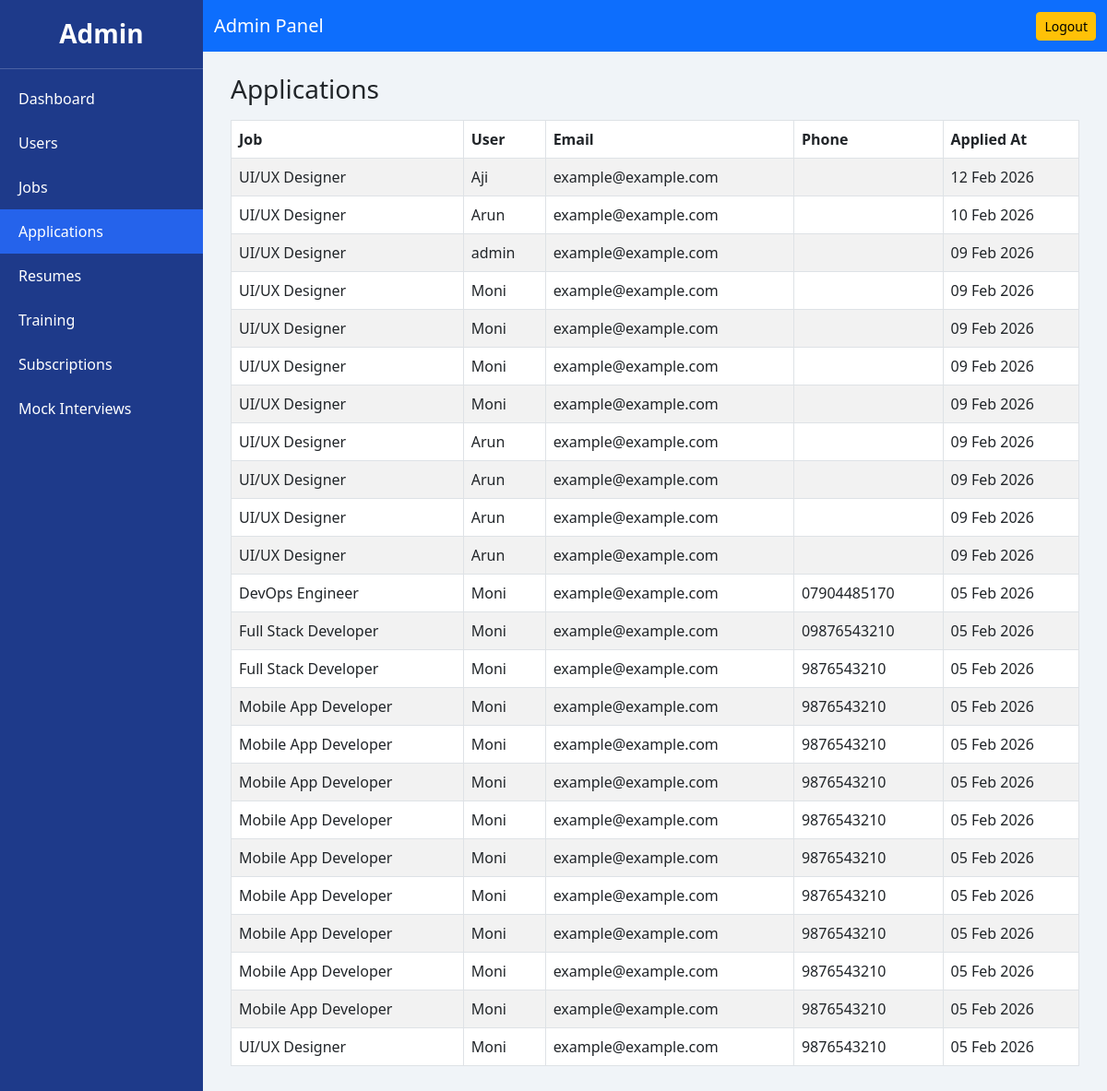
Page /admin-dashboard/applications/ on the earlier database version.
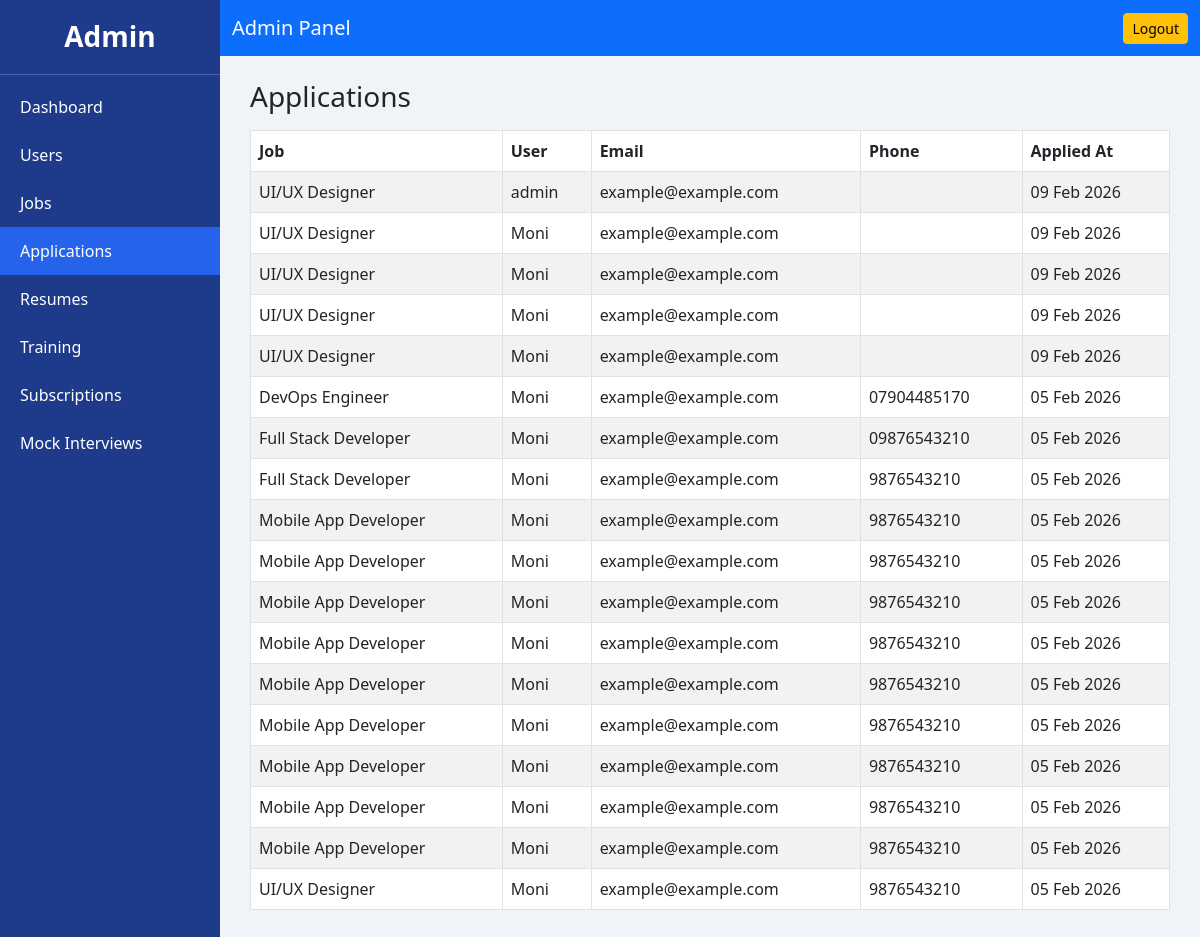
Same page on the later database version.
### jobs/models.py (models this page shows, shortened)
class JobApplication(models.Model):
    job = models.ForeignKey(Job, on_delete=models.CASCADE)
    user = models.ForeignKey(
    settings.AUTH_USER_MODEL,
    on_delete=models.CASCADE
)
    full_name = models.CharField(max_length=100)
    email = models.EmailField(default='example@example.com')
    phone = models.CharField(max_length=15)
    resume = models.FileField(upload_to='resumes/')
    cover_letter = models.TextField(blank=True)
    applied_at = models.DateTimeField(auto_now_add=True)

class Job(models.Model):
    title = models.CharField(max_length=200)
    company = models.CharField(max_length=100)
    location = models.CharField(max_length=100)
    experience = models.CharField(max_length=50)
    description = models.TextField()
    FULL_TIME = 'FT'
    PART_TIME = 'PT'
    INTERNSHIP = 'IN'
    WORKING_SCHEDULE_CHOICES = [
        (FULL_TIME, 'Full Time'),
        (PART_TIME, 'Part Time'),
        (INTERNSHIP, 'Internship'),
    ]
    working_schedule = models.CharField(
        max_length=2,
        choices=WORKING_SCHEDULE_CHOICES,
        default=FULL_TIME
    )
    REMOTE = 'RM'
    HYBRID = 'HY'
    ONSITE = 'ON'
    WORK_TYPE_CHOICES = [
        (REMOTE, 'Remote'),
        (HYBRID, 'Hybrid'),
        (ONSITE, 'Onsite'),
    ]
    work_type = models.CharField(
        max_length=2,
        choices=WORK_TYPE_CHOICES,
        default=ONSITE
    )
    salary = models.CharField(max_length=100, null=True, blank=True)
    posted_by = models.ForeignKey(
        settings.AUTH_USER_MODEL,
        on_delete=models.CASCADE,
        related_name='jobs_posted'
    )
    created_at = models.DateTimeField(auto_now_add=True)

### accounts/models.py (models this page shows)
class User(AbstractUser):
    USER_TYPE = (
        ('free', 'Free'),
        ('pro', 'Pro'),
        ('pro_plus', 'Pro Plus'),
        ('consultant', 'Consultant'),
        ('admin', 'Admin'),
        ('trainee','Trainee'),
    )
    user_type = models.CharField(
        max_length=15,
        choices=USER_TYPE,
        default='free'
    )
    pro_subscription_active = models.BooleanField(default=False)
    whatsapp_number = models.CharField(max_length=15, blank=True, null=True)

### dashboard/views.py (the view, shortened to what this page needs)
# urls.py: path('', views.admin_dashboard, name='admin_dashboard'),
def admin_dashboard(request, section=None):
    total_users = User.objects.count()
    total_jobs = Job.objects.count()
    total_applications = JobApplication.objects.count()
    total_resumes = Resumed.objects.count()
    total_courses = TrainingCourse.objects.count()
    total_revenue = Subscription.objects.aggregate(Sum('amount_paid'))['amount_paid__sum'] or 0
    total_notifications = UserNotification.objects.filter(read=False).count()
    recent_users = User.objects.order_by('-date_joined')[:5]
    recent_applications = JobApplication.objects.order_by('-applied_at')[:5]
    recent_resumes = Resumed.objects.order_by('-created_at')[:5]
    recent_enrollments = Enrollment.objects.order_by('-created_at')[:5]
    users_per_month = (
        User.objects.extra(select={'month': "strftime('%%m', date_joined)"})
        .values('month')
        .annotate(count=Count('id'))
        .order_by('month')
    )
    months = [u['month'] for u in users_per_month]
    user_counts = [u['count'] for u in users_per_month]
    revenue_per_month = (
        Subscription.objects.extra(select={'month': "strftime('%%m', created_at)"})
        .values('month')
        .annotate(total=Sum('amount_paid'))
        .order_by('month')
    )
    revenue_months = [r['month'] for r in revenue_per_month]
    revenue_values = [r['total'] or 0 for r in revenue_per_month]
    section_data = {}
    if section == 'users':
        section_data['items'] = User.objects.order_by('-date_joined')
    elif section == 'jobs':
        section_data['items'] = Job.objects.order_by('-created_at')
    elif section == 'applications':
        section_data['items'] = JobApplication.objects.order_by('-applied_at')
    elif section == 'resumes':
        section_data['items'] = Resumed.objects.order_by('-created_at')
    elif section == 'training':
        section_data['items'] = TrainingCourse.objects.order_by('-id')
    elif section == 'subscriptions':
        section_data['items'] = Subscription.objects.order_by('-created_at')
    context = {
        'total_users': total_users,
        'total_jobs': total_jobs,
        'total_applications': total_applications,
        'total_resumes': total_resumes,
        'total_courses': total_courses,
        'total_revenue': total_revenue,
        'total_notifications': total_notifications,
        'months': months,
        'user_counts': user_counts,
        'revenue_months': revenue_months,
        'revenue_values': revenue_values,
        'section': section,
        'section_data': section_data
    }
    return render(request, 'dashboard/admin_dashboard.html', context)

### dashboard/templates/dashboard/admin_dashboard.html (shortened to what this page needs)
{% load static %}
<!DOCTYPE html>
<html lang="en">
<head>
    <link href="https://cdn.jsdelivr.net/npm/bootstrap@5.3.0/dist/css/bootstrap.min.css" rel="stylesheet">
    <link href="https://cdn.jsdelivr.net/npm/bootstrap-icons@1.10.5/font/bootstrap-icons.css" rel="stylesheet">
</head>
<body>
<div class="sidebar d-flex flex-column">
    <h3>Admin</h3>
    <a href="{% url 'admin_dashboard' %}" class="{% if not section %}active{% endif %}">Dashboard</a>
    <a href="{% url 'admin_dashboard_section' 'users' %}" class="{% if section == 'users' %}active{% endif %}">Users</a>
    <a href="{% url 'admin_dashboard_section' 'jobs' %}" class="{% if section == 'jobs' %}active{% endif %}">Jobs</a>
    <a href="{% url 'admin_dashboard_section' 'applications' %}" class="{% if section == 'applications' %}active{% endif %}">Applications</a>
    <a href="{% url 'admin_dashboard_section' 'resumes' %}" class="{% if section == 'resumes' %}active{% endif %}">Resumes</a>
    <a href="{% url 'admin_dashboard_section' 'training' %}" class="{% if section == 'training' %}active{% endif %}">Training</a>
    <a href="{% url 'admin_dashboard_section' 'subscriptions' %}" class="{% if section == 'subscriptions' %}active{% endif %}">Subscriptions</a>
    <a href="{% url 'admin_dashboard_section' 'mock_interviews' %}" class="{% if section == 'mock_interviews' %}active{% endif %}">Mock Interviews</a>
</div>
<nav class="navbar navbar-expand-lg navbar-dark bg-primary">
    <div class="container-fluid">
        <a class="navbar-brand" href="{% url 'admin_dashboard' %}">Admin Panel</a>
        <form method="post" action="{% url 'logout' %}" class="ms-auto">
            <button class="btn btn-warning btn-sm">Logout</button>
        </form>
    </div>
</nav>
<div class="content">
    {% if section %}
        <h3 class="mb-3">{{ section|capfirst }}</h3>
        <div class="table-responsive">
            <table class="table table-striped table-bordered align-middle">
                <thead>
                    <tr>
                        {% if section == 'applications' %}<th>Job</th><th>User</th><th>Email</th><th>Phone</th><th>Applied At</th>{% endif %}
                    </tr>
                </thead>
                <tbody>
                    {% for item in section_data.items %}
                        <tr>
                            {% if section == 'users' %}
                                <td>{{ item.username }}</td><td>{{ item.email }}</td><td>{{ item.user_type }}</td><td>{{ item.subscription.plan }}</td><td>{{ item.date_joined|date:"d M Y" }}</td>
                            {% elif section == 'jobs' %}
                                <td>{{ item.title }}</td><td>{{ item.company }}</td><td>{{ item.location }}</td><td>{{ item.posted_by.username }}</td><td>{{ item.created_at|date:"d M Y" }}</td>
                            {% elif section == 'applications' %}
                                <td>{{ item.job.title }}</td><td>{{ item.user.username }}</td><td>{{ item.email }}</td><td>{{ item.phone }}</td><td>{{ item.applied_at|date:"d M Y" }}</td>
                            {% elif section == 'resumes' %}
                                <td>{{ item.user.username }}</td><td>{{ item.template.name }}</td><td>{{ item.created_at|date:"d M Y" }}</td>
                            {% elif section == 'training' %}
                                <td>{{ item.title }}</td><td>{{ item.duration_days }}</td><td>{{ item.price }}</td><td>{{ item.is_active }}</td>
                            {% elif section == 'subscriptions' %}
                                <td>{{ item.user.username }}</td><td>{{ item.plan }}</td><td>{{ item.amount_paid }}</td><td>{{ item.payment_status }}</td><td>{{ item.created_at|date:"d M Y" }}</td>
                            {% endif %}
                        </tr>
                    {% endfor %}
                </tbody>
            </table>
        </div>
    {% endif %}
</div>
</body>
</html>

Differences in the rows shown:
removed JobApplication: job "UI/UX Designer", user.username "Aji", email "example@example.com", applied_at "12 Feb 2026"
removed JobApplication: job "UI/UX Designer", user.username "Arun", email "example@example.com", applied_at "10 Feb 2026"
removed JobApplication: job "UI/UX Designer", user.username "Arun", email "example@example.com", applied_at "09 Feb 2026"
removed JobApplication: job "UI/UX Designer", user.username "Arun", email "example@example.com", applied_at "09 Feb 2026"
removed JobApplication: job "UI/UX Designer", user.username "Arun", email "example@example.com", applied_at "09 Feb 2026"
removed JobApplication: job "UI/UX Designer", user.username "Arun", email "example@example.com", applied_at "09 Feb 2026"
